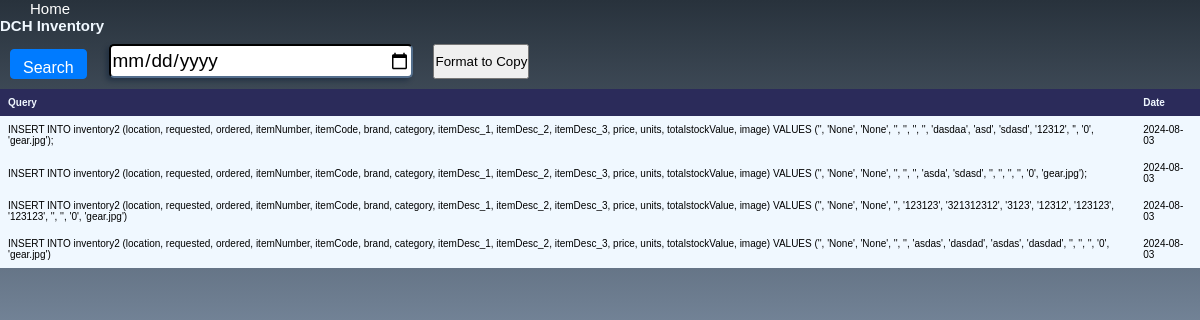
/Activity/activity_table.php, run on the app's committed database.
### tables this page shows
CREATE TABLE `activity` (
  `activity_id` int(11) NOT NULL,
  `query` text DEFAULT NULL,
  `date_performed` date DEFAULT NULL
);

### Activity/activity_table.php (the view, shortened to what this page needs)
<?php
include '../inventoryDb_connect.php';
if (isset($_GET['search'])) {
    $filterValue = $_GET['search'];
    $sql = "SELECT * FROM activity WHERE date_performed LIKE '%$filterValue%' ORDER BY activity_Id DESC";
    unset($filterValue);
} else {
    $sql = "SELECT * FROM activity ORDER BY activity_Id DESC";
}
$result = mysqli_query($con, $sql);
?>
<!DOCTYPE html>
<html lang="en">
<head>
    <link rel="stylesheet" type="text/css" href="../uniStyle.css">
    <link rel="stylesheet" type="text/css" href="inventoryDesign.css">
    <link rel="stylesheet" type="text/css" href="activity_design.css">
</head>
<body>
    <div class="link-container">
<a href="../HomePage.php"  class="index-link">Home</a>
<br>
</div>
    <div class="whole-container">
        <h2>DCH Inventory</h2>
        <div class="controls">
            <form action="" method="GET" class="search-bar">
                <button type="submit" class="searchBtn btn btn-primary search-btn links">Search</button>
                <input id="search" type="date" class="searchBox" name="search" value="<?php if(isset($_GET['search'])){echo $_GET['search'];}?>" class="search-box" placeholder="Search data" autocomplete="off">
            </form>
            <button onClick="Hide()">Format to Copy</button>
        </div>
        <div class="act-container">
            <table class="inventory-table">
                <thead class="table-head">
                    <tr>
                        <th scope="col">Query</th>
                        <th scope="col" id="date_col">Date</th>
                    </tr>
                </thead>
                <tbody id="tableBody">
                    <?php
                    if ($result) {
                        while ($row = mysqli_fetch_assoc($result)) {
                            $query = $row['query'];
                            $date_performed = $row['date_performed'];
                            echo '
                            <tr>
                                <td>' . $query . '</td>
                                <td class="date-col">' . $date_performed . '</td>
                            </tr>
                            ';
                        }
                    }
                    ?>
                </tbody>
            </table>
        </div>
</div>
</body>
</html>

### uniStyle.css (style rules this page uses)
* { margin: 0px; padding: 0px; }
body { font-size: x-small; font-family: Arial, Helvetica, sans-serif; font-weight: lighter; background: linear-gradient(to bottom , rgb(40, 50, 60) , rgb(132, 150, 172), rgb(183, 203, 223)); height: 100vh; }
.links { display: inline-block; padding: 0.375rem 0.75rem; margin-bottom: 0; font-size: 1rem; font-weight: 400; line-height: 1.5; text-align: center; white-space: nowrap; vertical-align: middle; cursor: pointer; background-color: #007bff; border: 1px solid #007bff; color: #fff; border-radius: 0.25rem; text-decoration: none; height: 30px; align-content: center; }
.index-link { text-decoration: none; color: white; font-size: 15px; border-radius: 10px; font-family: Arial, Helvetica, sans-serif; }
.link-container { display: inline-block; margin-left: 30px; }
th, td { padding: 8px; text-align: left; }
thead th { position: sticky; top: 0; z-index: 1; }
h2 { color: aliceblue; }

### Inventory_Folder/inventoryDesign.css (style rules this page uses)
.controls { display: flex; padding: 10px; }
.controls * { margin-right: 10px; }
.searchBox { border-radius: 5px; border-color: rgb(34, 45, 57) ; width: 300px; height: 30px; font-family: Arial, Helvetica, sans-serif; font-size: 19px; box-shadow: -3px 3px 5px rgba(12, 31, 52, 0.436); }
.inventory-table { border-collapse: collapse; }
.table-head th { background-color: rgb(43, 43, 90); color: aliceblue; }

### Activity/activity_design.css (style rules this page uses)
.act-container { background-color: aliceblue; }

### data on the page
activity: query "INSERT INTO inventory2 (location, requested, ordered, itemNumber, itemCode, brand, category, itemDesc_1, itemDesc_2, itemDesc_3, price, units, totalstockValue, image) VALUES ('', 'None', 'None', '', '', '', '', 'dasdaa', 'asd', 'sdasd', '12312', '', '0', 'gear.jpg');", date_performed "2024-08-03"
activity: query "INSERT INTO inventory2 (location, requested, ordered, itemNumber, itemCode, brand, category, itemDesc_1, itemDesc_2, itemDesc_3, price, units, totalstockValue, image) VALUES ('', 'None', 'None', '', '', '', 'asda', 'sdasd', '', '', '', '', '0', 'gear.jpg');", date_performed "2024-08-03"
activity: query "INSERT INTO inventory2 (location, requested, ordered, itemNumber, itemCode, brand, category, itemDesc_1, itemDesc_2, itemDesc_3, price, units, totalstockValue, image) VALUES ('', 'None', 'None', '', '123123', '321312312', '3123', '12312', '123123', '123123', '', '', '0', 'gear.jpg')", date_performed "2024-08-03"
activity: query "INSERT INTO inventory2 (location, requested, ordered, itemNumber, itemCode, brand, category, itemDesc_1, itemDesc_2, itemDesc_3, price, units, totalstockValue, image) VALUES ('', 'None', 'None', '', '', 'asdas', 'dasdad', 'asdas', 'dasdad', '', '', '', '0', 'gear.jpg')", date_performed "2024-08-03"
